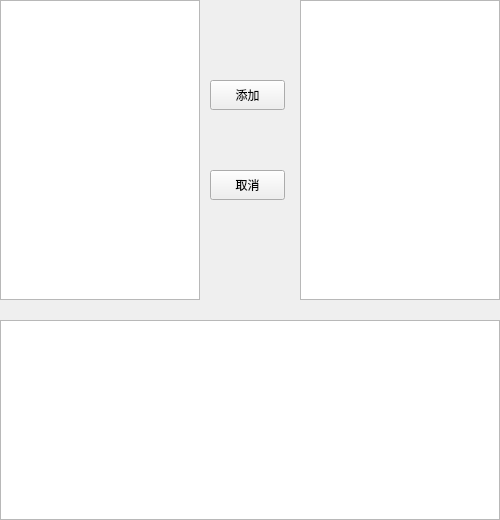
<?xml version="1.0" encoding="UTF-8"?>
<ui version="4.0">
 <class>MainWindow</class>
 <widget class="QWidget" name="MainWindow">
  <property name="windowModality">
   <enum>Qt::NonModal</enum>
  </property>
  <property name="geometry">
   <rect>
    <x>0</x>
    <y>0</y>
    <width>500</width>
    <height>520</height>
   </rect>
  </property>
  <property name="minimumSize">
   <size>
    <width>500</width>
    <height>520</height>
   </size>
  </property>
  <property name="maximumSize">
   <size>
    <width>500</width>
    <height>520</height>
   </size>
  </property>
  <property name="acceptDrops">
   <bool>true</bool>
  </property>
  <property name="windowTitle">
   <string>秒杀</string>
  </property>
  <widget class="QListWidget" name="SameProductList">
   <property name="geometry">
    <rect>
     <x>0</x>
     <y>0</y>
     <width>200</width>
     <height>300</height>
    </rect>
   </property>
   <property name="minimumSize">
    <size>
     <width>200</width>
     <height>300</height>
    </size>
   </property>
   <property name="maximumSize">
    <size>
     <width>200</width>
     <height>300</height>
    </size>
   </property>
   <property name="focusPolicy">
    <enum>Qt::StrongFocus</enum>
   </property>
   <property name="frameShape">
    <enum>QFrame::StyledPanel</enum>
   </property>
   <property name="verticalScrollBarPolicy">
    <enum>Qt::ScrollBarAsNeeded</enum>
   </property>
   <property name="horizontalScrollBarPolicy">
    <enum>Qt::ScrollBarAlwaysOff</enum>
   </property>
   <property name="sizeAdjustPolicy">
    <enum>QAbstractScrollArea::AdjustToContents</enum>
   </property>
   <property name="editTriggers">
    <set>QAbstractItemView::SelectedClicked</set>
   </property>
   <property name="showDropIndicator" stdset="0">
    <bool>true</bool>
   </property>
   <property name="selectionMode">
    <enum>QAbstractItemView::MultiSelection</enum>
   </property>
   <property name="selectionRectVisible">
    <bool>true</bool>
   </property>
  </widget>
  <widget class="QListWidget" name="SameKillerList">
   <property name="geometry">
    <rect>
     <x>300</x>
     <y>0</y>
     <width>200</width>
     <height>300</height>
    </rect>
   </property>
   <property name="minimumSize">
    <size>
     <width>200</width>
     <height>300</height>
    </size>
   </property>
   <property name="maximumSize">
    <size>
     <width>200</width>
     <height>300</height>
    </size>
   </property>
   <property name="focusPolicy">
    <enum>Qt::StrongFocus</enum>
   </property>
   <property name="horizontalScrollBarPolicy">
    <enum>Qt::ScrollBarAlwaysOff</enum>
   </property>
   <property name="sizeAdjustPolicy">
    <enum>QAbstractScrollArea::AdjustToContents</enum>
   </property>
   <property name="editTriggers">
    <set>QAbstractItemView::SelectedClicked</set>
   </property>
   <property name="alternatingRowColors">
    <bool>true</bool>
   </property>
   <property name="selectionMode">
    <enum>QAbstractItemView::MultiSelection</enum>
   </property>
   <property name="selectionRectVisible">
    <bool>true</bool>
   </property>
  </widget>
  <widget class="QPushButton" name="Add">
   <property name="geometry">
    <rect>
     <x>210</x>
     <y>80</y>
     <width>75</width>
     <height>30</height>
    </rect>
   </property>
   <property name="text">
    <string>添加</string>
   </property>
  </widget>
  <widget class="QPushButton" name="Del">
   <property name="geometry">
    <rect>
     <x>210</x>
     <y>170</y>
     <width>75</width>
     <height>30</height>
    </rect>
   </property>
   <property name="text">
    <string>取消</string>
   </property>
  </widget>
  <widget class="QTextBrowser" name="Console">
   <property name="geometry">
    <rect>
     <x>0</x>
     <y>320</y>
     <width>500</width>
     <height>200</height>
    </rect>
   </property>
   <property name="minimumSize">
    <size>
     <width>500</width>
     <height>200</height>
    </size>
   </property>
   <property name="maximumSize">
    <size>
     <width>500</width>
     <height>200</height>
    </size>
   </property>
  </widget>
 </widget>
 <resources/>
 <connections/>
</ui>
